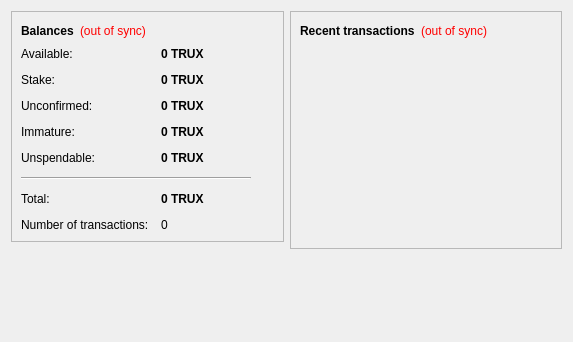
<?xml version="1.0" encoding="UTF-8"?>
<ui version="4.0">
 <class>OverviewPage</class>
 <widget class="QWidget" name="OverviewPage">
  <property name="geometry">
   <rect>
    <x>0</x>
    <y>0</y>
    <width>573</width>
    <height>342</height>
   </rect>
  </property>
  <property name="windowTitle">
   <string>Form</string>
  </property>
  <layout class="QHBoxLayout" name="horizontalLayout" stretch="1,1">
   <item>
    <layout class="QVBoxLayout" name="verticalLayout_2">
     <item>
      <widget class="QFrame" name="frame">
       <property name="frameShape">
        <enum>QFrame::StyledPanel</enum>
       </property>
       <property name="frameShadow">
        <enum>QFrame::Raised</enum>
       </property>
       <layout class="QVBoxLayout" name="verticalLayout_4">
        <item>
         <layout class="QHBoxLayout" name="horizontalLayout_4">
          <item>
           <widget class="QLabel" name="label_5">
            <property name="font">
             <font>
              <weight>75</weight>
              <bold>true</bold>
             </font>
            </property>
            <property name="text">
             <string>Balances</string>
            </property>
           </widget>
          </item>
          <item>
           <widget class="QLabel" name="labelWalletStatus">
            <property name="toolTip">
             <string>The displayed information may be out of date. Your wallet automatically synchronizes with the TREAUXCOIN network after a connection is established, but this process has not completed yet.</string>
            </property>
            <property name="styleSheet">
             <string notr="true">QLabel { color: red; }</string>
            </property>
            <property name="text">
             <string notr="true">(out of sync)</string>
            </property>
            <property name="alignment">
             <set>Qt::AlignLeading|Qt::AlignLeft|Qt::AlignVCenter</set>
            </property>
           </widget>
          </item>
          <item>
           <spacer name="horizontalSpacer_2">
            <property name="orientation">
             <enum>Qt::Horizontal</enum>
            </property>
            <property name="sizeHint" stdset="0">
             <size>
              <width>40</width>
              <height>20</height>
             </size>
            </property>
           </spacer>
          </item>
         </layout>
        </item>
        <item>
         <layout class="QFormLayout" name="formLayout_2">
          <property name="fieldGrowthPolicy">
           <enum>QFormLayout::AllNonFixedFieldsGrow</enum>
          </property>
          <property name="horizontalSpacing">
           <number>12</number>
          </property>
          <property name="verticalSpacing">
           <number>12</number>
          </property>
          <item row="0" column="0">
           <widget class="QLabel" name="labelAvailableText">
            <property name="toolTip">
             <string>Your current available balance</string>
            </property>
            <property name="text">
             <string>Available:</string>
            </property>
           </widget>
          </item>
          <item row="0" column="1">
           <widget class="QLabel" name="labelAvailable">
            <property name="font">
             <font>
              <weight>75</weight>
              <bold>true</bold>
             </font>
            </property>
            <property name="cursor">
             <cursorShape>IBeamCursor</cursorShape>
            </property>
            <property name="toolTip">
             <string>Your current available balance</string>
            </property>
            <property name="text">
             <string notr="true">0 TRUX</string>
            </property>
            <property name="alignment">
             <set>Qt::AlignLeading|Qt::AlignLeft|Qt::AlignVCenter</set>
            </property>
            <property name="textInteractionFlags">
             <set>Qt::LinksAccessibleByMouse|Qt::TextSelectableByKeyboard|Qt::TextSelectableByMouse</set>
            </property>
           </widget>
          </item>
          <item row="1" column="0">
           <widget class="QLabel" name="label_6">
            <property name="toolTip">
             <string>Total of coins that was staked, and do not yet count toward the current balance</string>
            </property>
            <property name="text">
             <string>Stake:</string>
            </property>
           </widget>
          </item>
          <item row="1" column="1">
           <widget class="QLabel" name="labelStake">
            <property name="font">
             <font>
              <weight>75</weight>
              <bold>true</bold>
             </font>
            </property>
            <property name="cursor">
             <cursorShape>IBeamCursor</cursorShape>
            </property>
            <property name="toolTip">
             <string>Total of coins that was staked, and do not yet count toward the current balance</string>
            </property>
            <property name="text">
             <string notr="true">0 TRUX</string>
            </property>
            <property name="alignment">
             <set>Qt::AlignLeading|Qt::AlignLeft|Qt::AlignVCenter</set>
            </property>
            <property name="textInteractionFlags">
             <set>Qt::LinksAccessibleByMouse|Qt::TextSelectableByKeyboard|Qt::TextSelectableByMouse</set>
            </property>
           </widget>
          </item>
          <item row="2" column="0">
           <widget class="QLabel" name="label_3">
            <property name="toolTip">
             <string>Total of transactions that have yet to be confirmed, and do not yet count toward the current balance</string>
            </property>
            <property name="text">
             <string>Unconfirmed:</string>
            </property>
           </widget>
          </item>
          <item row="2" column="1">
           <widget class="QLabel" name="labelUnconfirmed">
            <property name="font">
             <font>
              <weight>75</weight>
              <bold>true</bold>
             </font>
            </property>
            <property name="cursor">
             <cursorShape>IBeamCursor</cursorShape>
            </property>
            <property name="toolTip">
             <string>Total of transactions that have yet to be confirmed, and do not yet count toward the current balance</string>
            </property>
            <property name="text">
             <string notr="true">0 TRUX</string>
            </property>
            <property name="alignment">
             <set>Qt::AlignLeading|Qt::AlignLeft|Qt::AlignVCenter</set>
            </property>
            <property name="textInteractionFlags">
             <set>Qt::LinksAccessibleByMouse|Qt::TextSelectableByKeyboard|Qt::TextSelectableByMouse</set>
            </property>
           </widget>
          </item>
          <item row="3" column="0">
           <widget class="QLabel" name="labelImmatureText">
            <property name="toolTip">
             <string>Mined balance that has not yet matured</string>
            </property>
            <property name="text">
             <string>Immature:</string>
            </property>
           </widget>
          </item>
          <item row="3" column="1">
           <widget class="QLabel" name="labelImmature">
            <property name="font">
             <font>
              <weight>75</weight>
              <bold>true</bold>
             </font>
            </property>
            <property name="toolTip">
             <string>Mined balance that has not yet matured</string>
            </property>
            <property name="text">
             <string notr="true">0 TRUX</string>
            </property>
            <property name="alignment">
             <set>Qt::AlignLeading|Qt::AlignLeft|Qt::AlignVCenter</set>
            </property>
            <property name="textInteractionFlags">
             <set>Qt::LinksAccessibleByMouse|Qt::TextSelectableByKeyboard|Qt::TextSelectableByMouse</set>
            </property>
           </widget>
          </item>
          <item row="4" column="0">
           <widget class="QLabel" name="labelBalanceWatchOnlyText">
            <property name="toolTip">
             <string>Your unspendable balance</string>
            </property>
            <property name="text">
             <string>Unspendable:</string>
            </property>
           </widget>
          </item>
          <item row="4" column="1">
           <widget class="QLabel" name="labelBalanceWatchOnly">
            <property name="font">
             <font>
              <weight>75</weight>
              <bold>true</bold>
             </font>
            </property>
            <property name="cursor">
             <cursorShape>IBeamCursor</cursorShape>
            </property>
            <property name="toolTip">
             <string>Your unspendable balance</string>
            </property>
            <property name="text">
             <string notr="true">0 TRUX</string>
            </property>
            <property name="alignment">
             <set>Qt::AlignLeading|Qt::AlignLeft|Qt::AlignVCenter</set>
            </property>
            <property name="textInteractionFlags">
             <set>Qt::LinksAccessibleByMouse|Qt::TextSelectableByKeyboard|Qt::TextSelectableByMouse</set>
            </property>
           </widget>
          </item>
          <item row="5" column="0" colspan="2">
           <widget class="Line" name="line">
            <property name="maximumSize">
             <size>
              <width>230</width>
              <height>16777215</height>
             </size>
            </property>
            <property name="orientation">
             <enum>Qt::Horizontal</enum>
            </property>
           </widget>
          </item>
          <item row="6" column="0">
           <widget class="QLabel" name="labelTotalText">
            <property name="toolTip">
             <string>Your current total balance</string>
            </property>
            <property name="text">
             <string>Total:</string>
            </property>
           </widget>
          </item>
          <item row="6" column="1">
           <widget class="QLabel" name="labelTotal">
            <property name="font">
             <font>
              <weight>75</weight>
              <bold>true</bold>
             </font>
            </property>
            <property name="toolTip">
             <string>Your current total balance</string>
            </property>
            <property name="text">
             <string notr="true">0 TRUX</string>
            </property>
            <property name="alignment">
             <set>Qt::AlignLeading|Qt::AlignLeft|Qt::AlignVCenter</set>
            </property>
            <property name="textInteractionFlags">
             <set>Qt::LinksAccessibleByMouse|Qt::TextSelectableByKeyboard|Qt::TextSelectableByMouse</set>
            </property>
           </widget>
          </item>
          <item row="7" column="0">
           <widget class="QLabel" name="label_2">
            <property name="toolTip">
             <string>Total number of transactions in wallet</string>
            </property>
            <property name="text">
             <string>Number of transactions:</string>
            </property>
           </widget>
          </item>
          <item row="7" column="1">
           <widget class="QLabel" name="labelNumTransactions">
            <property name="toolTip">
             <string>Total number of transactions in wallet</string>
            </property>
            <property name="text">
             <string notr="true">0</string>
            </property>
           </widget>
          </item>
         </layout>
        </item>
       </layout>
      </widget>
     </item>
     <item>
      <spacer name="verticalSpacer">
       <property name="orientation">
        <enum>Qt::Vertical</enum>
       </property>
       <property name="sizeHint" stdset="0">
        <size>
         <width>20</width>
         <height>40</height>
        </size>
       </property>
      </spacer>
     </item>
    </layout>
   </item>
   <item>
    <layout class="QVBoxLayout" name="verticalLayout_3">
     <item>
      <widget class="QFrame" name="frame_2">
       <property name="frameShape">
        <enum>QFrame::StyledPanel</enum>
       </property>
       <property name="frameShadow">
        <enum>QFrame::Raised</enum>
       </property>
       <layout class="QVBoxLayout" name="verticalLayout">
        <item>
         <layout class="QHBoxLayout" name="horizontalLayout_2">
          <item>
           <widget class="QLabel" name="label_4">
            <property name="text">
             <string>&lt;b&gt;Recent transactions&lt;/b&gt;</string>
            </property>
           </widget>
          </item>
          <item>
           <widget class="QLabel" name="labelTransactionsStatus">
            <property name="toolTip">
             <string>The displayed information may be out of date. Your wallet automatically synchronizes with the TREAUXCOIN network after a connection is established, but this process has not completed yet.</string>
            </property>
            <property name="styleSheet">
             <string notr="true">QLabel { color: red; }</string>
            </property>
            <property name="text">
             <string notr="true">(out of sync)</string>
            </property>
            <property name="alignment">
             <set>Qt::AlignRight|Qt::AlignTrailing|Qt::AlignVCenter</set>
            </property>
           </widget>
          </item>
          <item>
           <spacer name="horizontalSpacer">
            <property name="orientation">
             <enum>Qt::Horizontal</enum>
            </property>
            <property name="sizeHint" stdset="0">
             <size>
              <width>40</width>
              <height>20</height>
             </size>
            </property>
           </spacer>
          </item>
         </layout>
        </item>
        <item>
         <widget class="QListView" name="listTransactions">
          <property name="styleSheet">
           <string notr="true">QListView { background: transparent; }</string>
          </property>
          <property name="frameShape">
           <enum>QFrame::NoFrame</enum>
          </property>
          <property name="verticalScrollBarPolicy">
           <enum>Qt::ScrollBarAlwaysOff</enum>
          </property>
          <property name="horizontalScrollBarPolicy">
           <enum>Qt::ScrollBarAlwaysOff</enum>
          </property>
          <property name="selectionMode">
           <enum>QAbstractItemView::NoSelection</enum>
          </property>
         </widget>
        </item>
       </layout>
      </widget>
     </item>
     <item>
      <spacer name="verticalSpacer_2">
       <property name="orientation">
        <enum>Qt::Vertical</enum>
       </property>
       <property name="sizeHint" stdset="0">
        <size>
         <width>20</width>
         <height>40</height>
        </size>
       </property>
      </spacer>
     </item>
    </layout>
   </item>
  </layout>
 </widget>
 <resources/>
 <connections/>
</ui>
